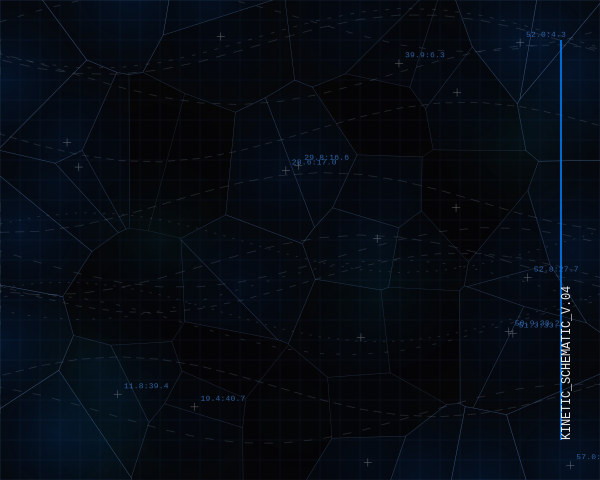

Here is the Python script that generated this plot:
import cairo
import math
import random

# Setup
width, height = 600, 480
surface = cairo.ImageSurface(cairo.FORMAT_ARGB32, width, height)
ctx = cairo.Context(surface)

# Background: Deep Obsidian
ctx.set_source_rgb(0.02, 0.02, 0.03)
ctx.paint()

def get_voronoi_points(n, w, h):
    points = []
    for i in range(n):
        # Using a modulated grid for "Swiss entropy"
        # Points follow a general grid but are displaced by a vector field
        ix = i % 8
        iy = i // 8
        tx = (ix + 0.5) * (w / 8)
        ty = (iy + 0.5) * (h / 6)
        
        angle = math.sin(tx * 0.01) * math.cos(ty * 0.01) * math.pi * 2
        mag = 40.0
        px = tx + math.cos(angle) * mag + random.uniform(-20, 20)
        py = ty + math.sin(angle) * mag + random.uniform(-20, 20)
        points.append((px, py))
    return points

def clip_poly(poly, p1, p2):
    """Clips a polygon against the half-plane defined by the bisector of p1 and p2."""
    new_poly = []
    # Bisector line: points x such that dist(x, p1) == dist(x, p2)
    # Midpoint
    mx, my = (p1[0] + p2[0]) / 2, (p1[1] + p2[1]) / 2
    # Normal vector from p1 to p2
    nx, ny = p2[0] - p1[0], p2[1] - p1[1]

    for i in range(len(poly)):
        curr = poly[i]
        prev = poly[(i - 1) % len(poly)]
        
        # Dot product determines which side of the bisector the point is on
        # dot > 0 means it's closer to p2, dot < 0 means closer to p1
        def is_inside(p):
            return (p[0] - mx) * nx + (p[1] - my) * ny < 0

        if is_inside(curr):
            if not is_inside(prev):
                # Intersection
                t = ((mx - prev[0]) * nx + (my - prev[1]) * ny) / ((curr[0] - prev[0]) * nx + (curr[1] - prev[1]) * ny)
                new_poly.append((prev[0] + t * (curr[0] - prev[0]), prev[1] + t * (curr[1] - prev[1])))
            new_poly.append(curr)
        elif is_inside(prev):
            # Intersection
            t = ((mx - prev[0]) * nx + (my - prev[1]) * ny) / ((curr[0] - prev[0]) * nx + (curr[1] - prev[1]) * ny)
            new_poly.append((prev[0] + t * (curr[0] - prev[0]), prev[1] + t * (curr[1] - prev[1])))
    return new_poly

# 1. Background Schematic Grid
ctx.set_line_width(0.5)
ctx.set_source_rgba(0.1, 0.2, 0.4, 0.3)
for i in range(0, width, 20):
    ctx.move_to(i, 0)
    ctx.line_to(i, height)
ctx.stroke()
for j in range(0, height, 20):
    ctx.move_to(0, j)
    ctx.line_to(width, j)
ctx.stroke()

# 2. Generate Voronoi Geometry
pts = get_voronoi_points(48, width, height)

for i, p in enumerate(pts):
    # Start with canvas bounds
    cell = [(0, 0), (width, 0), (width, height), (0, height)]
    for j, other_p in enumerate(pts):
        if i == j: continue
        cell = clip_poly(cell, p, other_p)
    
    if not cell: continue

    # Draw Cell with Gradient (Visual Texture)
    ctx.move_to(cell[0][0], cell[0][1])
    for cp in cell[1:]:
        ctx.line_to(cp[0], cp[1])
    ctx.close_path()
    
    # Create a pulse effect based on position
    dist_center = math.sqrt((p[0]-width/2)**2 + (p[1]-height/2)**2)
    intensity = math.cos(dist_center * 0.02) * 0.5 + 0.5
    
    # Gradient: Deep Ultramarine to Obsidian
    grad = cairo.RadialGradient(p[0], p[1], 2, p[0], p[1], 150)
    grad.add_color_stop_rgba(0, 0.0, 0.4 * intensity, 0.9 * intensity, 0.15)
    grad.add_color_stop_rgba(1, 0.02, 0.02, 0.03, 0)
    
    ctx.set_source(grad)
    ctx.fill_preserve()
    
    # Hairline Borders
    ctx.set_source_rgba(0.5, 0.7, 1.0, 0.2 * intensity + 0.1)
    ctx.set_line_width(0.4)
    ctx.stroke()

# 3. Kinetic Flow Overlay (Dashed Lines)
random.seed(42)
for _ in range(15):
    ctx.set_source_rgba(0.8, 0.9, 1.0, 0.15)
    ctx.set_dash([random.uniform(2, 10), random.uniform(5, 15)])
    y_pos = random.uniform(0, height)
    ctx.move_to(0, y_pos)
    # Parametric curve through the "current"
    for x in range(0, width + 40, 40):
        wave = math.sin(x * 0.01 + y_pos) * 30
        ctx.line_to(x, y_pos + wave)
    ctx.set_line_width(0.8)
    ctx.stroke()
ctx.set_dash([]) # Reset dash

# 4. Notational Elements (The Schematic)
ctx.select_font_face("monospace", cairo.FONT_SLANT_NORMAL, cairo.FONT_WEIGHT_NORMAL)
ctx.set_font_size(8)

for i, p in enumerate(pts):
    if random.random() > 0.6:
        # Crosshair
        size = 4
        ctx.set_source_rgba(1, 1, 1, 0.4)
        ctx.set_line_width(0.5)
        ctx.move_to(p[0]-size, p[1])
        ctx.line_to(p[0]+size, p[1])
        ctx.move_to(p[0], p[1]-size)
        ctx.line_to(p[0], p[1]+size)
        ctx.stroke()
        
        # Numeric Labels (Simulated Metadata)
        if random.random() > 0.5:
            ctx.set_source_rgba(0.3, 0.6, 1.0, 0.6)
            label = f"{p[0]/10:.1f}:{p[1]/10:.1f}"
            ctx.move_to(p[0] + 6, p[1] - 6)
            ctx.show_text(label)

# 5. Global Texture Contrast
# Add a vertical "data bar" for Swiss-inspired hierarchy
ctx.set_source_rgba(0.0, 0.5, 1.0, 0.8)
ctx.rectangle(width - 40, 40, 2, height - 80)
ctx.fill()

ctx.set_source_rgba(1, 1, 1, 0.9)
ctx.set_font_size(12)
ctx.save()
ctx.translate(width - 30, height - 40)
ctx.rotate(-math.pi/2)
ctx.show_text("KINETIC_SCHEMATIC_V.04")
ctx.restore()

# Final Polish: Localized Heat Map highlights
for _ in range(5):
    cx, cy = random.uniform(0, width), random.uniform(0, height)
    heat = cairo.RadialGradient(cx, cy, 0, cx, cy, 100)
    heat.add_color_stop_rgba(0, 0.0, 0.8, 1.0, 0.05)
    heat.add_color_stop_rgba(1, 0, 0, 0, 0)
    ctx.set_source(heat)
    ctx.paint()
